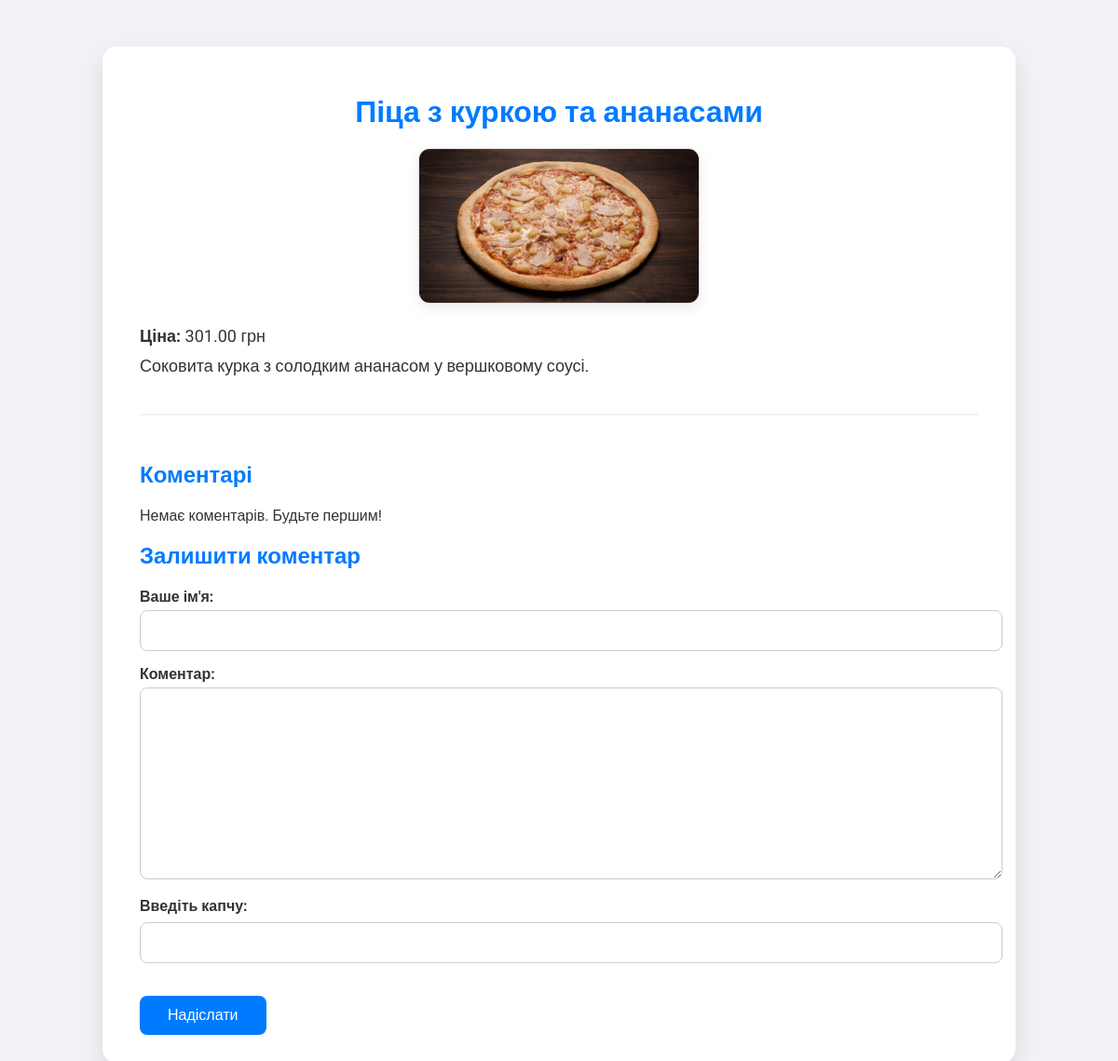
The app's page /market/product/14/ with its own data.
### Market/models.py (models this page shows, shortened)
class Product(models.Model):
    SECTION_CHOICES = [
        ('Піца', 'Піца'),
        ('Суші', 'Суші'),
        ('Салати', 'Салати'),
        ('Напої', 'Напої'),
        ('Десерти', 'Десерти'),
    ]
    name = models.CharField(max_length=255)
    price = models.DecimalField(max_digits=8, decimal_places=2)
    description = models.TextField()
    image = models.ImageField(upload_to='products/')
    section = models.CharField(max_length=20, choices=SECTION_CHOICES, default='pizza')  # <-- додано

### Market/views.py (the view, shortened to what this page needs)
# urls.py: path('product/<int:product_id>/', views.product_detail, name='product_detail'),
def product_detail(request, product_id):
    product = get_object_or_404(Product, id=product_id)
    comments = product.comments.order_by('-created_at')
    form = CommentForm()
    captcha_error = False
    comment_success = request.session.pop('comment_success', False)
    return render(request, 'Market/product_detail.html', {
        'product': product,
        'comments': comments,
        'form': form,
        'comment_success': comment_success,
        'captcha_error': captcha_error,
    })

### Market/forms.py
class CommentForm(forms.ModelForm):
    captcha = CaptchaField()
    class Meta:
        model = Comment
        fields = ['name', 'text', 'captcha']
        labels = {
            'name': "Ім'я",
            'text': 'Коментар'
        }

### Market/templates/Market/product_detail.html (shortened to what this page needs)
{% load static %}
<!DOCTYPE html>
<html lang="uk">
<head>
</head>
<body>
<div class="container">
    <h1>{{ product.name }}</h1>
    <div class="product-image">
        {% if product.image %}
            <img src="{{ product.image.url }}" alt="{{ product.name }}">
        {% else %}
            <img src="https://via.placeholder.com/500x300?text=No+Image" alt="No image">
        {% endif %}
    </div>
    <div class="product-description">
        <p><strong>Ціна:</strong> {{ product.price }} грн</p>
        <p>{{ product.description }}</p>
    </div>
    <div class="comments">
        <h2>Коментарі</h2>
        {% for comment in comments %}
            <div class="comment">
                <h4>{{ comment.name }}</h4>
                <div class="time" data-utc="{{ comment.created_at|date:'c' }}">🕒 ...</div>
                <p>{{ comment.text }}</p>
            </div>
        {% empty %}
            <p>Немає коментарів. Будьте першим!</p>
        {% endfor %}
    </div>
    <div class="comment-form">
        <h2>Залишити коментар</h2>
        <form method="post">
            <label for="{{ form.name.id_for_label }}">Ваше ім'я:</label>
            {{ form.name }}
            <label for="{{ form.text.id_for_label }}">Коментар:</label>
            {{ form.text }}
            <div class="captcha">
                <label for="{{ form.captcha.id_for_label }}">Введіть капчу:</label>
                {{ form.captcha }}
            </div>
            <button type="submit">Надіслати</button>
        </form>
    </div>
</div>
</body>
</html>

### Market/templates/Market/product_detail.html (style rules this page uses)
body { font-family: 'Roboto', sans-serif; background: #f0f2f5; margin: 0; padding: 0; color: #333; }
.container { max-width: 900px; margin: 50px auto; background: #fff; padding: 30px 40px; border-radius: 15px; box-shadow: 0 10px 25px rgba(0,0,0,0.1); animation: fadeIn 0.6s ease-in; }
h1 { text-align: center; color: #007bff; margin-bottom: 20px; }
.product-image { text-align: center; margin-bottom: 20px; }
.product-image img { max-width: 100%; height: auto; border-radius: 12px; border: 1px solid #ddd; box-shadow: 0 5px 15px rgba(0,0,0,0.08); }
.product-description { font-size: 18px; margin-bottom: 40px; }
.product-description p { margin: 10px 0; }
.comments { border-top: 2px solid #f1f1f1; padding-top: 30px; }
.comments h2, .comment-form h2 { color: #007bff; margin-bottom: 20px; text-align: left; }
.comment-form form { margin-top: 10px; }
.comment-form input[type="text"], .comment-form textarea { width: 100%; padding: 12px; margin-bottom: 15px; border-radius: 8px; border: 1px solid #ccc; font-size: 16px; transition: border 0.3s ease; }
.comment-form label { font-weight: bold; margin-bottom: 5px; display: block; }
.captcha { margin-bottom: 20px; }
.captcha label { display: block; margin-bottom: 8px; font-weight: bold; }
button { background-color: #007bff; color: white; padding: 12px 30px; border: none; font-size: 16px; border-radius: 8px; cursor: pointer; transition: background-color 0.3s ease, transform 0.2s ease; }

### records on screen
Product: name "Піца з куркою та ананасами", image (picture), price "301.00", description "Соковита курка з солодким ананасом у вершковому соусі."
